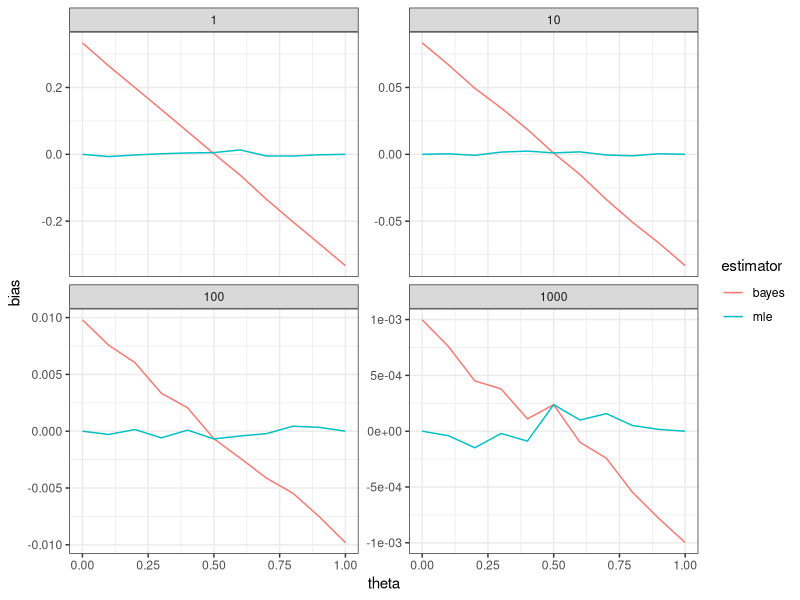
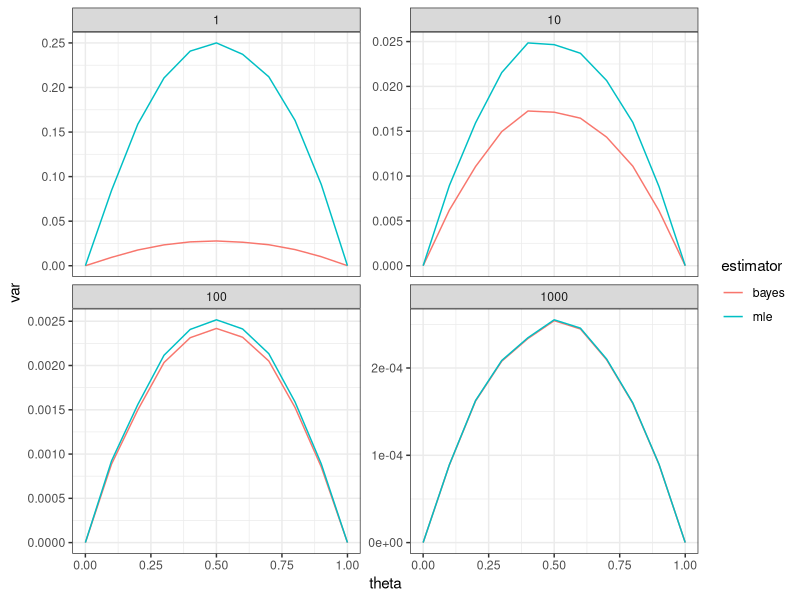
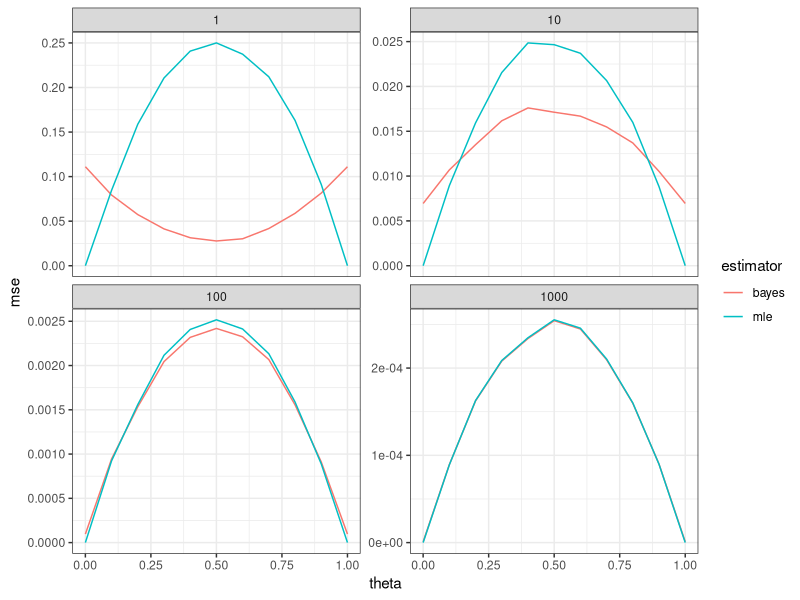
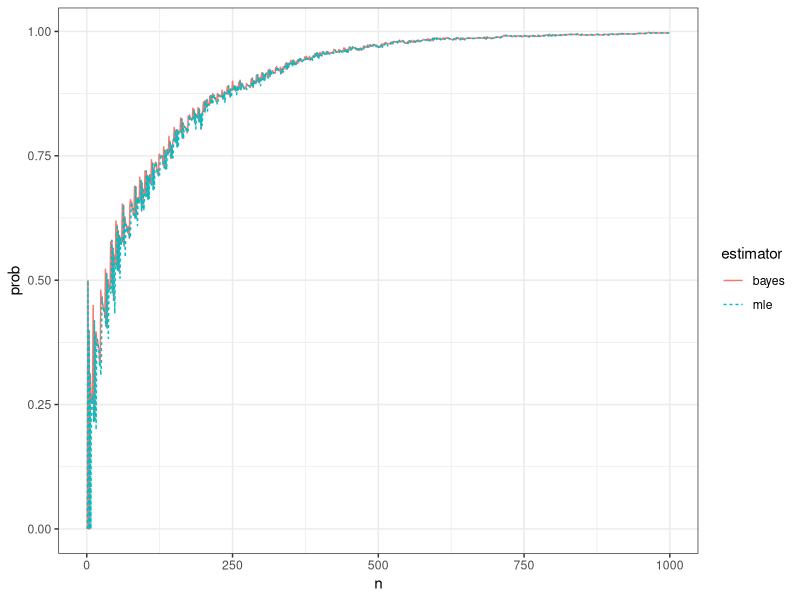
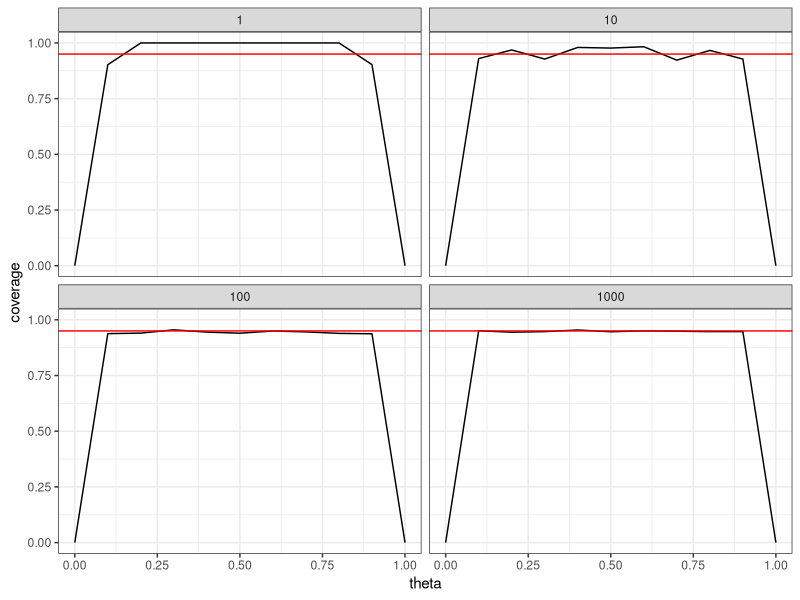
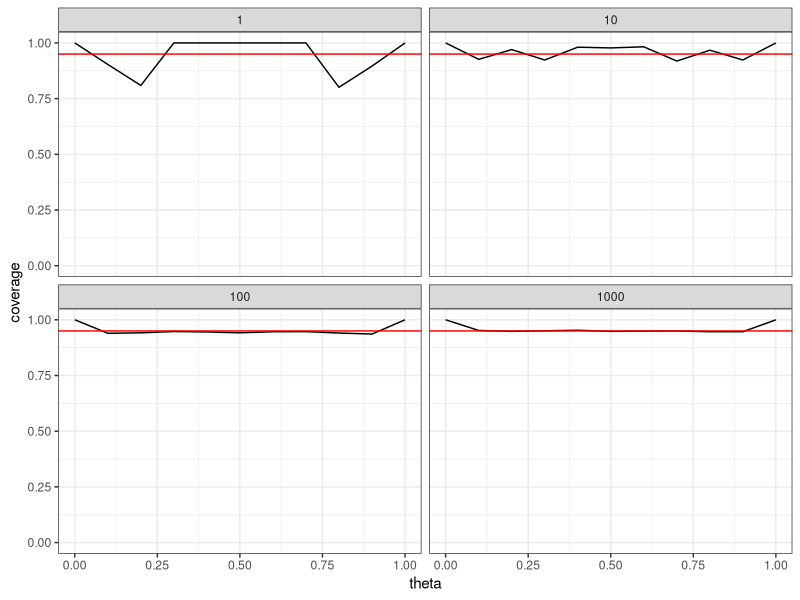

Reproduce these figures in R, in order.
## ------------------------------------------------------------------------------------------------------
library("tidyverse")


## ------------------------------------------------------------------------------------------------------
set.seed(20190219)


## ------------------------------------------------------------------------------------------------------
n <- 22
y <- 15
(mle <- y/n)


## ------------------------------------------------------------------------------------------------------
a <- b <- 1
(bayes <- (a+y)/(a+b+n))


## ------------------------------------------------------------------------------------------------------
qbeta(c(.025,.975), a+y, b+n-y)




## ------------------------------------------------------------------------------------------------------
n <- 10
theta <- 0.5

n_reps <- 1e4
mle <- numeric(n_reps)
bayes <- numeric(n_reps)

for (i in 1:n_reps) {
  y <- rbinom(1, size = n, prob = theta)
  mle[i] <- y/n
  bayes[i] <- (a+y)/(a+b+n)
}


mean(mle)  - theta # estimate of MLE bias
mean(bayes)- theta # estimate of Bayes bias


## ------------------------------------------------------------------------------------------------------
mean(mle  ) + c(-1,1)*qnorm(.975)*sd(mle  )/sqrt(length(mle  )) - theta
mean(bayes) + c(-1,1)*qnorm(.975)*sd(bayes)/sqrt(length(bayes)) - theta


## ------------------------------------------------------------------------------------------------------
y <- rbinom(n_reps, size = n, prob = theta)
mle   <- y/n
bayes <- (a+y)/(a+b+n)

mean(mle  ) + c(-1,1)*qnorm(.975)*sd(mle  )/sqrt(length(mle  )) - theta
mean(bayes) + c(-1,1)*qnorm(.975)*sd(bayes)/sqrt(length(bayes)) - theta




## ------------------------------------------------------------------------------------------------------
settings <- expand.grid(n = 10^(0:3),
                        theta = seq(0,1,by=0.1))


## ------------------------------------------------------------------------------------------------------
sim_function <- function(x) {
  y     <- rbinom(1e4, size = x$n, prob = x$theta)
  mle   <- y/x$n
  bayes <- (a+y)/(a+b+x$n)
  
  d <- data.frame(
    estimator = c("mle", "bayes"),
    bias      = c(mean(mle), mean(bayes)) - x$theta,
    var       = c(var( mle), var( bayes)))
  
  # d$se    <- sqrt(d$var / x$n)
  # d$lower <- d$bias-qnorm(.975)*d$se
  # d$upper <- d$bias+qnorm(.975)*d$se
  
  return(d)
}


## ------------------------------------------------------------------------------------------------------
sim_study <- settings %>% 
  group_by(n, theta) %>%
  do(sim_function(.))


## ------------------------------------------------------------------------------------------------------
ggplot(sim_study, aes(x=theta, y=bias, color=estimator)) +
  geom_line() +
  facet_wrap(~n, scales = "free_y") + 
  theme_bw()


## ------------------------------------------------------------------------------------------------------
ggplot(sim_study, aes(x=theta, y=var, color=estimator)) +
  geom_line() +
  facet_wrap(~n, scales = "free_y") + 
  theme_bw()


## ------------------------------------------------------------------------------------------------------
sim_study$mse <- sim_study$var + sim_study$bias^2

ggplot(sim_study, aes(x=theta, y=mse, color=estimator)) +
  geom_line() +
  facet_wrap(~n, scales = "free_y") + 
  theme_bw()




## ------------------------------------------------------------------------------------------------------
theta = 0.51
n_max <- 999

sim_function <- function(d) {
  x <- rbinom(n_max, size = 1, prob = theta)
  
  mle <- bayes <- numeric(n_max)
  for (n in 1:n_max) {
    y <- sum(x[1:n])
    mle[n] <- y/n
    bayes[n] <- (a+y)/(a+b+n)
  }
  
  data.frame(n     = 1:n_max,
             mle   = mle,
             bayes = bayes)
}

d <- data.frame(rep=1:1e3) %>%
  group_by(rep) %>%
  do(sim_function(.))

epsilon <- 0.05
sum <- d %>% 
  gather(estimator, estimate, mle, bayes) %>%
  group_by(n, estimator) %>%
  summarize(prob = mean(abs(estimate - theta) < epsilon))


## ------------------------------------------------------------------------------------------------------
ggplot(sum, aes(x=n, y=prob, 
                color=estimator, linetype = estimator)) + 
  geom_line() +
  theme_bw() 




## ------------------------------------------------------------------------------------------------------
n <- 100
theta <- 0.5

n_reps <- 1e4
y <- rbinom(n_reps, size = n, prob = theta)

lower <- qbeta(.025, a+y, b+n-y)
upper <- qbeta(.975, a+y, b+n-y)

mean( lower < theta & theta < upper )


## ------------------------------------------------------------------------------------------------------
p <- mean( lower < theta & theta < upper)

p + c(-1,1)*qnorm(.975)*sqrt(p*(1-p)/n_reps)




## ------------------------------------------------------------------------------------------------------
binomial_coverage_function <- function(d) {
  y     <- rbinom(1e4, size = d$n, prob = d$theta)
  mle   <- y/d$n
  bayes <- (a+y)/(a+b+d$n)
  
  lower <- qbeta(.025, a+y, b+d$n-y)
  upper <- qbeta(.975, a+y, b+d$n-y)
  
  data.frame(coverage = mean( lower <= d$theta & d$theta <= upper))
}

sim_study <- expand.grid(n = 10^(0:3),
                        theta = seq(0,1,by=0.1)) %>%
  group_by(n,theta) %>%
  do(binomial_coverage_function(.))


## ------------------------------------------------------------------------------------------------------
ggplot(sim_study, aes(x=theta, y=coverage)) +
  geom_line() +
  facet_wrap(~n) + 
  geom_hline(yintercept = 0.95, color = "red") +
  ylim(0,1) + 
  theme_bw()


## ------------------------------------------------------------------------------------------------------
binomial_coverage_function_fixed <- function(d) {
  n <- d$n
  theta <- d$theta
  y     <- rbinom(1e4, size = n, prob = theta)
  mle   <- y/d$n
  bayes <- (a+y)/(a+b+n)
  
  lower <- qbeta(.025, a+y, b+n-y)
  upper <- qbeta(.975, a+y, b+n-y)
  
  # Fix intervals when y=0
  lower[y==0] <- 0
  upper[y==0] <- qbeta(.95, a+0, b+n)
  
  # Fix intervals when y=n
  upper[y==n] <- 1
  lower[y==n] <- qbeta(.05, a+n, b+0)
  
  data.frame(coverage = mean( lower <= theta & theta <= upper))
}

sim_study <- expand.grid(n = 10^(0:3),
                        theta = seq(0,1,by=0.1)) %>%
  group_by(n,theta) %>%
  do(binomial_coverage_function_fixed(.))


## ------------------------------------------------------------------------------------------------------
ggplot(sim_study, aes(x=theta, y=coverage)) +
  geom_line() +
  facet_wrap(~n) + 
  geom_hline(yintercept = 0.95, color = "red") +
  ylim(0,1) + 
  theme_bw()
